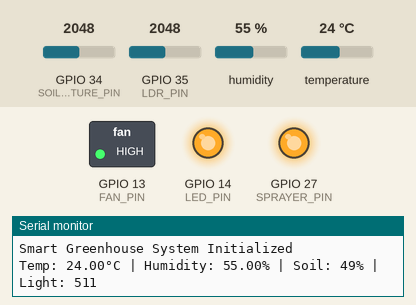
This sketch was run on a simulated ESP32. Shown: switched loads named in the sketch (green lamp = pin HIGH), output pins drawn as LEDs (lit = HIGH), the last lines printed to the serial monitor. Inputs (shaded band) come from the test bench; at power-on: temperature 24 °C, GPIO 34 (SOIL_MOISTURE_PIN) = 2048, GPIO 35 (LDR_PIN) = 2048, humidity 55 %. WiFi joins after 1.5 s; servers stay silent unless stated.

Above: at 3.0 s.
3.1 s: temperature set to 29 °C
5.8 s: temperature set to 32 °C
At 7.1 s:
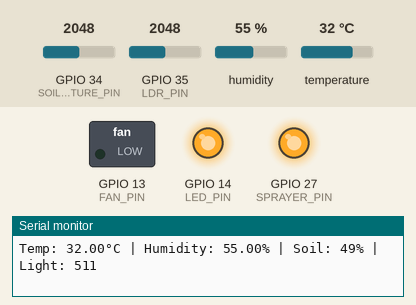
8.5 s: GPIO 34 (SOIL_MOISTURE_PIN) set to 2831
11.2 s: GPIO 34 (SOIL_MOISTURE_PIN) set to 2896
At 13.4 s:
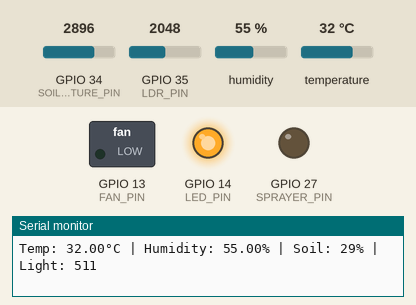
13.9 s: temperature set to 12 °C
At 14.6 s:
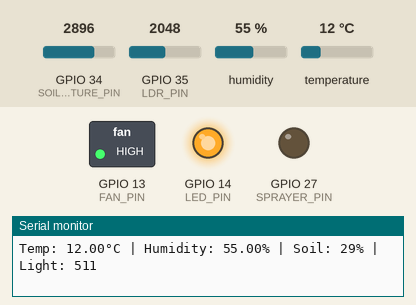
Timing chart, 0 to 16.9 s (numbered marks = the images above; inputs shaded):
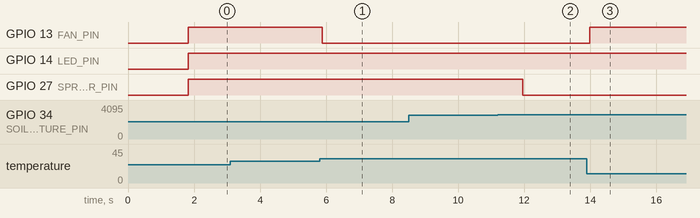

The sketch:

Smart_Greenhouse.ino
```cpp
#define BLYNK_TEMPLATE_ID "TMPL3qHw9ylmm"
#define BLYNK_TEMPLATE_NAME "smart greenhouse technology"
#define BLYNK_AUTH_TOKEN "hjPT9rf6Lgac1okcUhzd6ApJxgoNATN9"

#include <WiFi.h>
#include <WiFiClient.h>
#include <BlynkSimpleEsp32.h>
#include "DHT.h"

// -------------------- Pin Configuration --------------------
#define DHTPIN 4
#define DHTTYPE DHT11
#define SOIL_MOISTURE_PIN 34
#define LDR_PIN 35
#define FAN_PIN 13
#define LED_PIN 14
#define SPRAYER_PIN 27

// -------------------- Threshold Values --------------------
float tempThreshold = 30;        // °C
int lightThreshold = 25;          // 0-1023 scale (depends on LDR)
int soilThreshold = 30;            // percentage (%)

// -------------------- Global Variables --------------------
float temperature, humidity;
int soilMoistureValue, lightIntensity;
bool autoMode = true;

// -------------------- DHT Object --------------------
DHT dht(DHTPIN, DHTTYPE);

// -------------------- Blynk Auth & WiFi --------------------
char auth[] = BLYNK_AUTH_TOKEN;
char ssid[] = "HARISH";
char pass[] = "Harish@123";

// -------------------- Blynk Virtual Pins --------------------
// V0 = Temperature Display
// V1 = Humidity Display
// V2 = Soil Moisture Display
// V3 = Light Intensity Display
// V4 = Fan Button (Manual)
// V5 = LED Light Button (Manual)
// V6 = Sprayer Button (Manual)
// V7 = Auto/Manual Mode Switch

// -------------------- Setup --------------------
void setup() {
  Serial.begin(115200);
  dht.begin();
  Blynk.begin(auth, ssid, pass);

  pinMode(FAN_PIN, OUTPUT);
  pinMode(LED_PIN, OUTPUT);
  pinMode(SPRAYER_PIN, OUTPUT);

  digitalWrite(FAN_PIN, LOW);
  digitalWrite(LED_PIN, LOW);
  digitalWrite(SPRAYER_PIN, LOW);

  Serial.println("Smart Greenhouse System Initialized");
}

// -------------------- Read Sensors --------------------
void readSensors() {
  temperature = dht.readTemperature();
  humidity = dht.readHumidity();

  soilMoistureValue = analogRead(SOIL_MOISTURE_PIN);
  soilMoistureValue = map(soilMoistureValue, 4095, 0, 0, 100); // Convert to % (depends on sensor)

  lightIntensity = analogRead(LDR_PIN);
  lightIntensity = map(lightIntensity, 0, 4095, 0, 1023);

  Serial.print("Temp: "); Serial.print(temperature);
  Serial.print("°C | Humidity: "); Serial.print(humidity);
  Serial.print("% | Soil: "); Serial.print(soilMoistureValue);
  Serial.print("% | Light: "); Serial.println(lightIntensity);
}

// -------------------- Send Data to Blynk --------------------
void sendToBlynk() {
  Blynk.virtualWrite(V0, temperature);
  Blynk.virtualWrite(V1, humidity);
  Blynk.virtualWrite(V2, soilMoistureValue);
  Blynk.virtualWrite(V3, lightIntensity);
}

// -------------------- Automatic Control --------------------
void autoControl() {
  if (autoMode) {
    // Fan Control
    if (temperature > tempThreshold) {
      digitalWrite(FAN_PIN, LOW);
      Blynk.virtualWrite(V4, 0);
    } else {
      digitalWrite(FAN_PIN, HIGH);
      Blynk.virtualWrite(V4, 1);
    }

    // Light Control
    if (lightIntensity < lightThreshold) {
      digitalWrite(LED_PIN, LOW);
      Blynk.virtualWrite(V5, 0);
    } else {
      digitalWrite(LED_PIN, HIGH);
      Blynk.virtualWrite(V5, 1);
    }

    // Sprayer Control
    if (soilMoistureValue < soilThreshold) {
      digitalWrite(SPRAYER_PIN, LOW);
      Blynk.virtualWrite(V6, 0);
    } else {
      digitalWrite(SPRAYER_PIN, HIGH);
      Blynk.virtualWrite(V6, 1);
    }
  }
}

// -------------------- Manual Control (Blynk Buttons) --------------------
BLYNK_WRITE(V4) {
  if (!autoMode) digitalWrite(FAN_PIN, param.asInt());
}

BLYNK_WRITE(V5) {
  if (!autoMode) digitalWrite(LED_PIN, param.asInt());
}

BLYNK_WRITE(V6) {
  if (!autoMode) digitalWrite(SPRAYER_PIN, param.asInt());
}

// -------------------- Auto/Manual Mode Switch --------------------
BLYNK_WRITE(V7) {
  autoMode = param.asInt();
  Serial.println(autoMode ? "Auto Mode Enabled" : "Manual Mode Enabled");
}

// -------------------- Loop --------------------
void loop() {
  Blynk.run();
  readSensors();
  sendToBlynk();
  autoControl();
  delay(2000); // Update every 2 seconds
}
```

Measured:
- the behaviour switches between 30 and 31 °C on temperature (found by bisection; images 0 and 1)
- the behaviour switches between 2866 and 2867 on GPIO 34 (SOIL_MOISTURE_PIN) (found by bisection; images 1 and 2)
- after the input at 5.8 s, GPIO 13 (FAN_PIN): HIGH → LOW after 0.08 s
- after the input at 11.2 s, GPIO 27 (SPRAYER_PIN): HIGH → LOW after 0.76 s
- after the input at 13.9 s, GPIO 13 (FAN_PIN): LOW → HIGH after 0.09 s
